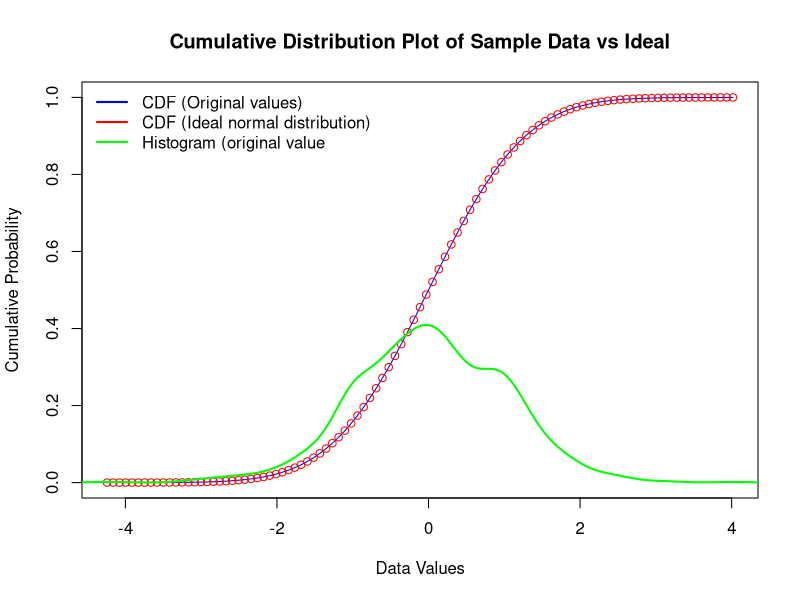

R code for this plot:
#' @title 10_VisualizingNormality.R
#' @description Visualising normality with a Cumulative Distribution Function
#' @author NMCG
#' @bugs None
#' @keywords CDF
#' @seealso 

# "A Cumulative Density Function (CDF) is a mathematical function that 
# describes the probability that a random variable takes on a value less 
# than or equal to a given point. In the context of a normal distribution, 
# the CDF provides the probability that a variable from that distribution 
# is less than or equal to a specific value. It essentially gives the 
# cumulative probability up to a certain point in the distribution, 
# offering insights into the likelihood of observing a numeric value 
# within the distribution".

# In this example we generate some randomly distributed float-point values
# and compare the CDF for this data (blue) to the ideal CDF (red dot) for a sample
# with the same mean and standard deviation

# Obviously, since both are generated using in-built random functions in R
# (i.e. rnorm() and pnorm()) then both plots will align as long as the
# number of samples (n) is large.

# clear any old output
cat("\014")

# randomise each run using system time
set.seed(Sys.time())

# change the number of samples (i.e. people asked) and see how to changes the histogram (in green)
n = 1000

# ask sample (n) of people to pick a floating-point number from -4 to +4 (i.e. +/- 4 standard devs)
# yes, I know it's a strange "ask" but think of these values as representing our Tetris game high score that is in the range [150, 270]
sample_data <- rnorm(n, mean = 0, sd = 1)

# sort the values you get
sorted_sample_data <- sort(sample_data)

# what are the sorted set of probablilities of seeing this number or less?
prob_values_sample_data <- pnorm(sorted_sample_data)

# plot the original number vs the probabilities 
plot(sorted_sample_data, prob_values_sample_data, type = "l", col = "blue",
     xlab = "Data Values", ylab = "Cumulative Probability",
     main = "Cumulative Distribution Plot of Sample Data vs Ideal")

# what does the ideal CDF look like (i.e. for an ideally normally distributed set of values in range -4 to +4)? 
curve(pnorm(x), add = TRUE, col = "red",
      type = "p")

# lets add a histogram of our original random numbers
lines(density(sample_data), col = "green", lwd= 2)

legend("topleft", legend = c("CDF (Original values)", 
                             "CDF (Ideal normal distribution)", 
                             "Histogram (original value"), 
                              col = c("blue", "red", "green"), 
                              lwd = 2, bty = "n")


